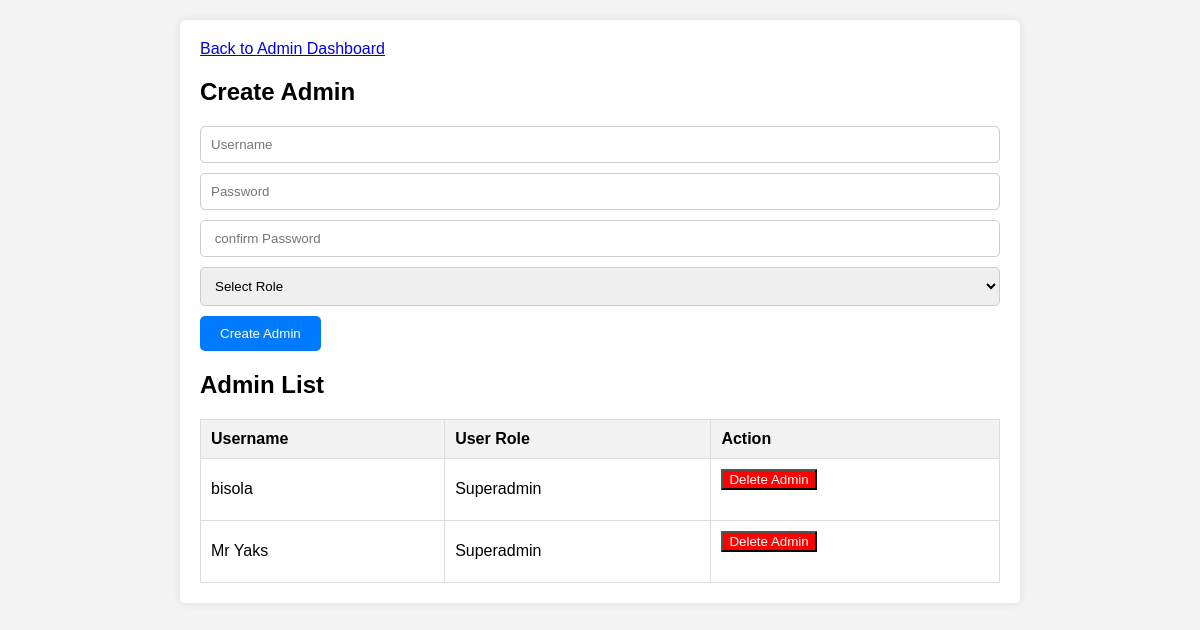
The app's page /createadmin.php with its own data.
### tables this page shows
CREATE TABLE `usercontroller` (
  `recID` int DEFAULT NULL,
  `passWord` varchar(255) DEFAULT NULL,
  `userName` varchar(255) DEFAULT NULL,
  `isActive` int DEFAULT NULL,
  `lastLogin` datetime DEFAULT NULL,
  `userRole` int DEFAULT NULL
);

### createadmin.php (the view, shortened to what this page needs)
<?php
require_once('connection.php');
?>
<!DOCTYPE html>
<html lang="en">
<head>
</head>
<body>
    <div class="container">
    <a href="admindash.php">Back to  Admin Dashboard</a>
        <h2>Create Admin</h2>
        <form action="" method="POST">
            <input type="text" name="uzadmin" placeholder="Username" required>
            <input type="password" name="uzadminpwd" placeholder="Password" required>
            <input type="password" name="cuzadminpwd" placeholder=" confirm Password" required>
            <select name="user_role" required>
                <option value="">Select Role</option>
            </select>
            <input type="submit" name="submit" value="Create Admin">
        </form>
        <h2>Admin List</h2>
        <table>
            <thead>
                <tr>
                    <th>Username</th>
                    <th>User Role</th>
                    <th>Action</th>
                </tr>
            </thead>
            <tbody>
                <?php
$bisola = mysqli_query($conn, "SELECT * FROM usercontroller ORDER BY userName ASC");
if (mysqli_num_rows($bisola) > 0) {
    while ($row = mysqli_fetch_assoc($bisola)) {
        $adminid = $row['recID'];
        $adminUserName = $row['userName'];
        $adminRole = $row['userRole'];
        echo "<tr>";
        echo "<td>$adminUserName</td>";
        echo "<td>";
        if ($adminRole == 1) {
            echo 'Superadmin';
        } else {
            echo 'Admin';
        }
        echo '<td>
        <form method="POST" action="">
            <input type="hidden" name="adminid" value="' . $adminid . '">
            <button type="submit" name="delete" class="btn btn-sm" style="background-color: red; color: white;">Delete Admin</button>
        </form>
    </td>';
    }
} else {
    echo "<tr><td colspan='3'>No admin entries found.</td></tr>";
}
?>
            </tbody>
        </table>
    </div>
</body>
</html>

### createadmin.php (style rules this page uses)
body { font-family: Arial, sans-serif; margin: 0; padding: 0; background-color: #f4f4f4; }
.container { max-width: 800px; margin: 20px auto; padding: 20px; background-color: #fff; border-radius: 5px; box-shadow: 0 0 10px rgba(0, 0, 0, 0.1); }
form { margin-bottom: 20px; }
form input[type="text"], form input[type="password"], form select { width: 100%; padding: 10px; margin-bottom: 10px; border: 1px solid #ccc; border-radius: 5px; box-sizing: border-box; }
form input[type="submit"] { background-color: #007bff; color: #fff; border: none; padding: 10px 20px; border-radius: 5px; cursor: pointer; }
table { width: 100%; border-collapse: collapse; }
table th, table td { padding: 10px; border: 1px solid #ddd; text-align: left; }
table th { background-color: #f2f2f2; }

### records on screen
usercontroller: userName "bisola", userRole "Superadmin"
usercontroller: userName "Mr Yaks", userRole "Superadmin"
